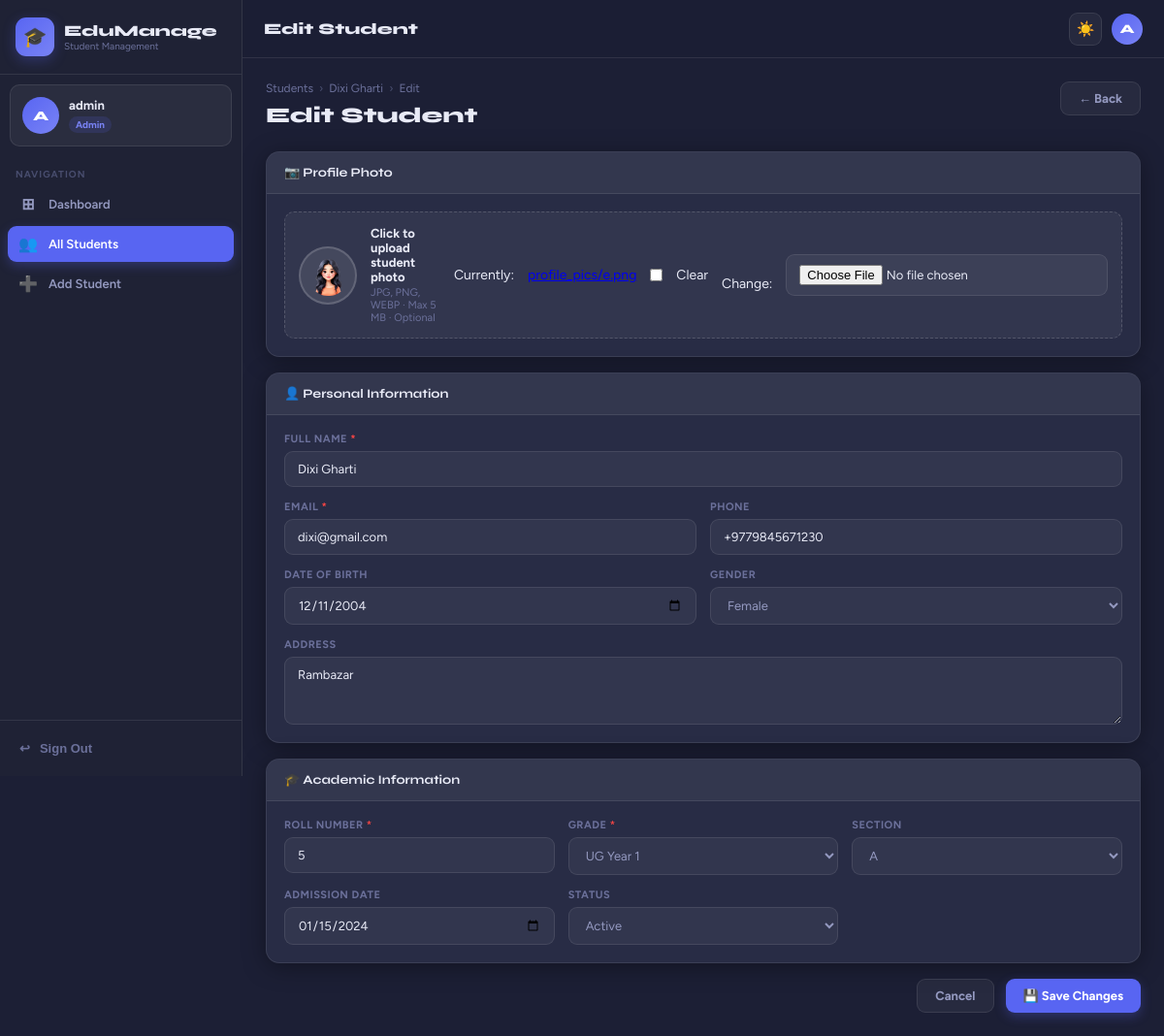
The page /students/9/edit/ (signed in) on the database its author committed.
### students/models.py (models this page shows, shortened)
class Student(models.Model):
    GENDER_CHOICES  = [('M','Male'),('F','Female'),('O','Other')]
    GRADE_CHOICES   = [
        ('1','Grade 1'),('2','Grade 2'),('3','Grade 3'),('4','Grade 4'),
        ('5','Grade 5'),('6','Grade 6'),('7','Grade 7'),('8','Grade 8'),
        ('9','Grade 9'),('10','Grade 10'),('11','Grade 11'),('12','Grade 12'),
        ('UG1','UG Year 1'),('UG2','UG Year 2'),('PG','Post Graduate'),
    ]
    SECTION_CHOICES = [('A','A'),('B','B'),('C','C'),('D','D'),('E','E')]
    STATUS_CHOICES  = [('active','Active'),('inactive','Inactive')]
    user           = models.OneToOneField(User, on_delete=models.CASCADE, related_name='student')
    full_name      = models.CharField(max_length=150)
    email          = models.EmailField(unique=True)
    phone          = models.CharField(max_length=20, blank=True)
    date_of_birth  = models.DateField(null=True, blank=True)
    gender         = models.CharField(max_length=1, choices=GENDER_CHOICES, blank=True)
    address        = models.TextField(blank=True)
    grade          = models.CharField(max_length=4, choices=GRADE_CHOICES)
    section        = models.CharField(max_length=1, choices=SECTION_CHOICES, default='A')
    roll_number    = models.CharField(max_length=20, unique=True)
    admission_date = models.DateField(null=True, blank=True)
    status         = models.CharField(max_length=10, choices=STATUS_CHOICES, default='active')
    profile_pic    = models.ImageField(upload_to='profile_pics/', null=True, blank=True)
    created_at     = models.DateTimeField(auto_now_add=True)
    updated_at     = models.DateTimeField(auto_now=True)
    class Meta:
        ordering = ['-created_at']

### students/views.py (the view)
# urls.py: path('<int:pk>/edit/',   views.student_edit,    name='student_edit'),
@admin_required
def student_edit(request, pk):
    student = get_object_or_404(Student, pk=pk)
    if request.method == 'POST':
        form = StudentUpdateForm(request.POST, request.FILES, instance=student)
        if form.is_valid():
            s = form.save()
            s.user.email = s.email
            s.user.save()
            messages.success(request, f'✅ Student "{s.full_name}" updated successfully.')
            return redirect('student_detail', pk=s.pk)
    else:
        form = StudentUpdateForm(instance=student)
    return render(request, 'students/student_form.html', {
        'form': form, 'action': 'Edit', 'student': student
    })

### students/forms.py (shortened to what this page needs)
class StudentUpdateForm(forms.ModelForm):
    class Meta:
        model  = Student
        fields = ['full_name','email','phone','date_of_birth','gender','address',
                  'grade','section','roll_number','admission_date','status','profile_pic']
        widgets = {
            'full_name':     forms.TextInput(attrs=WIDGET_ATTRS),
            'email':         forms.EmailInput(attrs=WIDGET_ATTRS),
            'phone':         forms.TextInput(attrs=WIDGET_ATTRS),
            'date_of_birth': forms.DateInput(attrs={**WIDGET_ATTRS, 'type': 'date'}),
            'gender':        forms.Select(attrs=SELECT_ATTRS),
            'address':       forms.Textarea(attrs={**WIDGET_ATTRS, 'rows': 2}),
            'grade':         forms.Select(attrs=SELECT_ATTRS),
            'section':       forms.Select(attrs=SELECT_ATTRS),
            'roll_number':   forms.TextInput(attrs=WIDGET_ATTRS),
            'admission_date':forms.DateInput(attrs={**WIDGET_ATTRS, 'type': 'date'}),
            'status':        forms.Select(attrs=SELECT_ATTRS),
            'profile_pic':   forms.ClearableFileInput(attrs={'class': 'form-control', 'accept': 'image/*'}),
        }

### students/context_processors.py (called while the page is built)
def theme_processor(request):
    return {'current_theme': request.COOKIES.get('theme', 'dark')}

### students/templates/students/student_form.html (shortened to what this page needs)
{% extends 'base.html' %}
{% block page_title %}{{ action }} Student{% endblock %}
{% block content %}
<div class="page-hdr">
  <div>
    {% if action == 'Edit' %}
    <div class="breadcrumb">
      <a href="{% url 'student_list' %}">Students</a>
      <span class="sep">›</span>
      <a href="{% url 'student_detail' student.pk %}">{{ student.full_name }}</a>
      <span class="sep">›</span><span>Edit</span>
    </div>
    {% else %}
    <div class="breadcrumb"><a href="{% url 'student_list' %}">Students</a><span class="sep">›</span><span>Add New</span></div>
    {% endif %}
    <div class="page-title">{{ action }} Student</div>
  </div>
  <a href="{% url 'student_list' %}" class="btn btn-secondary">← Back</a>
</div>
<form method="post" enctype="multipart/form-data">
  <div class="form-section">
    <div class="form-section-hdr"><div class="form-section-title">📷 Profile Photo</div></div>
    <div class="form-section-body">
      <label class="photo-upload-label" for="photoInput">
        <div class="photo-preview-thumb" id="photoThumb">
          {% if action == 'Edit' and student.profile_pic %}
            <img id="photoPreview" src="{{ student.profile_pic.url }}" alt="photo" style="display:block">
          {% else %}
            <img id="photoPreview" src="" alt="" style="display:none">
            <span id="photoPlaceholder">📷</span>
          {% endif %}
        </div>
        <div class="photo-upload-info">
          <div class="pui-title">Click to upload student photo</div>
          <div class="pui-sub">JPG, PNG, WEBP · Max 5 MB · Optional</div>
        </div>
        {{ form.profile_pic }}
      </label>
    </div>
  </div>
  <div class="form-section">
    <div class="form-section-hdr"><div class="form-section-title">👤 Personal Information</div></div>
    <div class="form-section-body">
      <div class="form-grid-2">
        <div class="form-group" style="grid-column:1/-1">
          <label class="form-label">Full Name <span class="req">*</span></label>
          {{ form.full_name }}
        </div>
        <div class="form-group">
          <label class="form-label">Email <span class="req">*</span></label>
          {{ form.email }}
        </div>
        <div class="form-group">
          <label class="form-label">Phone</label>
          {{ form.phone }}
        </div>
        <div class="form-group">
          <label class="form-label">Date of Birth</label>
          {{ form.date_of_birth }}
        </div>
        <div class="form-group">
          <label class="form-label">Gender</label>
          {{ form.gender }}
        </div>
        <div class="form-group" style="grid-column:1/-1">
          <label class="form-label">Address</label>
          {{ form.address }}
        </div>
      </div>
    </div>
  </div>
  <div class="form-section">
    <div class="form-section-hdr"><div class="form-section-title">🎓 Academic Information</div></div>
    <div class="form-section-body">
      <div class="form-grid-3">
        <div class="form-group">
          <label class="form-label">Roll Number <span class="req">*</span></label>
          {{ form.roll_number }}
        </div>
        <div class="form-group">
          <label class="form-label">Grade <span class="req">*</span></label>
          {{ form.grade }}
        </div>
        <div class="form-group">
          <label class="form-label">Section</label>
          {{ form.section }}
        </div>
        <div class="form-group">
          <label class="form-label">Admission Date</label>
          {{ form.admission_date }}
        </div>
        <div class="form-group">
          <label class="form-label">Status</label>
          {{ form.status }}
        </div>
      </div>
    </div>
  </div>
  <div style="display:flex;gap:12px;justify-content:flex-end">
    <a href="{% url 'student_list' %}" class="btn btn-secondary">Cancel</a>
    <button type="submit" class="btn btn-primary">
      {% if action == 'Add' %}➕ Add Student{% else %}💾 Save Changes{% endif %}
    </button>
  </div>
</form>
{% endblock %}

### templates/base.html (shortened to what this page needs)
<!DOCTYPE html>
<html lang="en" data-theme="{{ current_theme|default:'dark' }}">
<head>
{% load static %}
<link rel="stylesheet" href="{% static 'css/main.css' %}">
</head>
<body>
{% if user.is_authenticated %}
<div class="app-layout">
  <aside class="sidebar" id="sidebar">
    <div class="sb-head">
      <div class="sb-logo">🎓</div>
      <div>
        <div class="sb-brand-name">EduManage</div>
        <div class="sb-brand-sub">Student Management</div>
      </div>
    </div>
    <div class="sb-profile">
      <div class="sb-avatar">
        {% if not user.is_staff %}
          {% if user.student.profile_pic %}
            <img src="{{ user.student.profile_pic.url }}" alt="photo">
          {% else %}
            {{ user.student.full_name|slice:":1"|upper }}
          {% endif %}
        {% else %}
          {{ user.get_full_name|slice:":1"|upper|default:user.username|slice:":1"|upper }}
        {% endif %}
      </div>
      <div>
        <div class="sb-uname">
          {% if user.is_staff %}{{ user.get_full_name|default:user.username }}
          {% else %}{{ user.student.full_name|default:user.username }}{% endif %}
        </div>
        {% if user.is_staff %}
          <span class="sb-role sb-role-admin">Admin</span>
        {% else %}
          <span class="sb-role sb-role-student">Student</span>
        {% endif %}
      </div>
    </div>
    <div class="sb-section">Navigation</div>
    {% if user.is_staff %}
      <a href="{% url 'admin_dashboard' %}" class="sb-link {% if request.resolver_match.url_name == 'admin_dashboard' %}active{% endif %}">
        <span class="icon">⊞</span> Dashboard
      </a>
      <a href="{% url 'student_list' %}" class="sb-link {% if request.resolver_match.url_name in 'student_list,student_detail,student_edit' %}active{% endif %}">
        <span class="icon">👥</span> All Students
      </a>
      <a href="{% url 'student_add' %}" class="sb-link {% if request.resolver_match.url_name == 'student_add' %}active{% endif %}">
        <span class="icon">➕</span> Add Student
      </a>
    {% else %}
      <a href="{% url 'student_profile' %}" class="sb-link {% if request.resolver_match.url_name == 'student_profile' %}active{% endif %}">
        <span class="icon">👤</span> My Profile
      </a>
    {% endif %}
    <div class="sb-footer">
      <form method="post" action="{% url 'logout' %}" style="margin:0">
        <button type="submit" class="sb-logout">
          <span>↩</span> Sign Out
        </button>
      </form>
    </div>
  </aside>
  <div class="main-wrap">
    <div class="topbar">
      <div class="topbar-title">{% block page_title %}Dashboard{% endblock %}</div>
      <div class="topbar-actions">
        <button class="tb-btn" id="themeToggle" onclick="toggleTheme()" title="Toggle theme">☀️</button>
        <div class="tb-av">
          {% if not user.is_staff and user.student.profile_pic %}
            <img src="{{ user.student.profile_pic.url }}" alt="avatar">
          {% else %}
            {% if user.is_staff %}{{ user.get_full_name|slice:":1"|upper|default:user.username|slice:":1"|upper }}
            {% else %}{{ user.student.full_name|slice:":1"|upper|default:user.username|slice:":1"|upper }}{% endif %}
          {% endif %}
        </div>
      </div>
    </div>
    <div class="page-body">
      {% block content %}{% endblock %}
    </div>
  </div>
</div>
{% else %}
{% block auth_content %}{% endblock %}
{% endif %}
</body>
</html>

### rows shown on the page
Student: full_name "Dixi Gharti", profile_pic (picture), email "dixi@gmail.com", phone "+9779845671230", date_of_birth "12/11/2004", gender "Female", address "Rambazar", roll_number "5", grade "UG Year 1", section "A", admission_date "01/15/2024", status "Active"

### other values the page prints
{{ user.get_full_name|default:user.username }} "admin"
{{ action }} "Edit"
